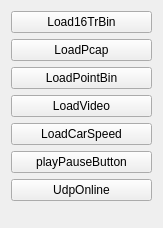
          <widget class="QWidget" name="page">
           <property name="geometry">
            <rect>
             <x>0</x>
             <y>0</y>
             <width>163</width>
             <height>228</height>
            </rect>
           </property>
           <attribute name="label">
            <string>☆ Load &amp; Display</string>
           </attribute>
           <layout class="QVBoxLayout" name="verticalLayout_11">
            <item>
             <widget class="QPushButton" name="load16TrBin">
              <property name="text">
               <string>Load16TrBin</string>
              </property>
             </widget>
            </item>
            <item>
             <widget class="QPushButton" name="loadpcap">
              <property name="text">
               <string>LoadPcap</string>
              </property>
             </widget>
            </item>
            <item>
             <widget class="QPushButton" name="loadMultiFrameButton">
              <property name="text">
               <string>LoadPointBin</string>
              </property>
             </widget>
            </item>
            <item>
             <widget class="QPushButton" name="LoadVideo">
              <property name="text">
               <string>LoadVideo</string>
              </property>
             </widget>
            </item>
            <item>
             <widget class="QPushButton" name="pushButton">
              <property name="text">
               <string>LoadCarSpeed</string>
              </property>
             </widget>
            </item>
            <item>
             <widget class="QPushButton" name="playPauseButton">
              <property name="text">
               <string>playPauseButton</string>
              </property>
             </widget>
            </item>
            <item>
             <widget class="QPushButton" name="udpOnline">
              <property name="text">
               <string>UdpOnline</string>
              </property>
             </widget>
            </item>
            <item>
             <spacer name="verticalSpacer">
              <property name="orientation">
               <enum>Qt::Vertical</enum>
              </property>
              <property name="sizeHint" stdset="0">
               <size>
                <width>20</width>
                <height>40</height>
               </size>
              </property>
             </spacer>
            </item>
           </layout>
          </widget>
